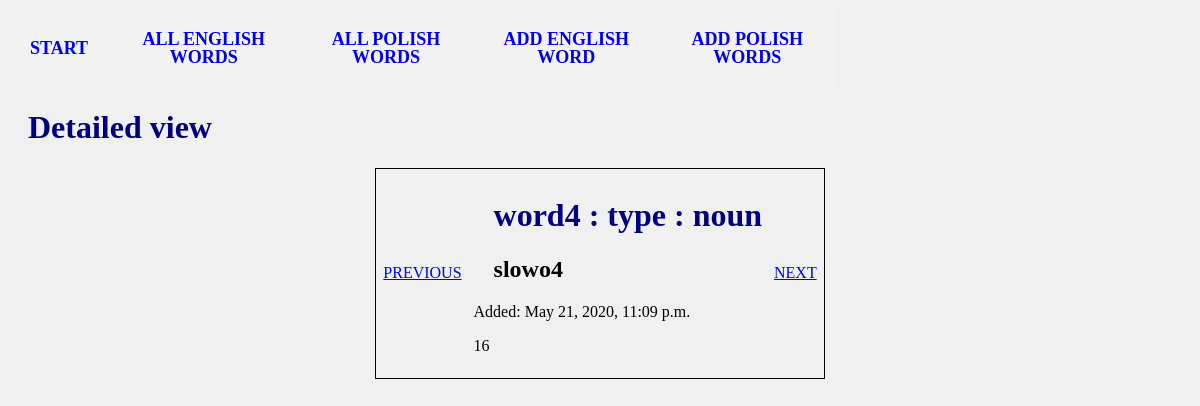
The app's page /wordslearn/16/, older data.
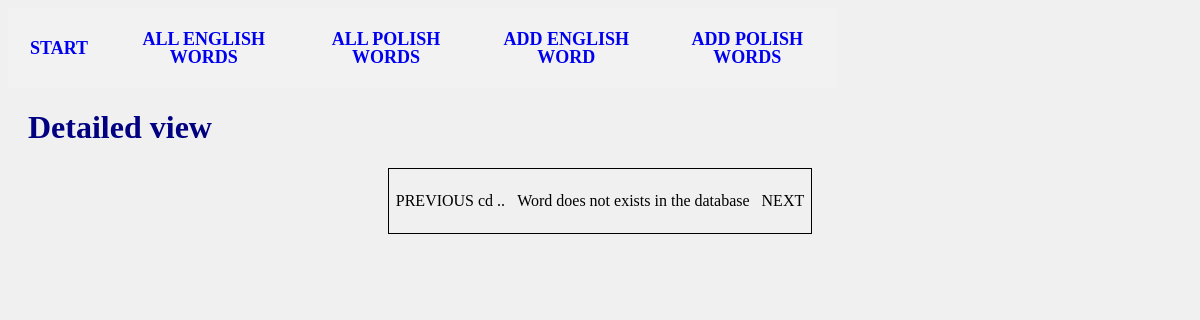
The same page, newer data.
### wordslearn/models.py (models this page shows, shortened)
class Word(models.Model):
    word = models.CharField(max_length=200, null=False, help_text='Enter the word')
    date_of_add = models.DateTimeField(auto_now=True, blank=True, help_text='date added')
    definition = models.CharField(max_length=200, blank=True, null=False, help_text='Enter the definition of english word')
    synonym = models.CharField(max_length=200, blank=True, null=False, help_text='Enter the synonym of english word')
    antonym = models.CharField(max_length=200, blank=True, null=False, help_text='Enter the antonym of english word')
    class Meta:
        abstract = True
        ordering = ["word"]
    def __str__(self):
        string_representation = "{} {} {} {} ".format(self.id, self.word, self.date_of_add, self.definition)
        return string_representation

class WordEng(Word):
    word_type = models.CharField(max_length=30, choices=wordDefinitions.ENG_WORD_TYPES, help_text='Select type of word', blank=True)
    def display_polword(self):
        """Create a string for the translation. This is required to display WordEng in Admin."""
        return ', '.join(str(w.word) for w in self.wordpol_set.all())
    def display_translations(self):
        return ', '.join(str(w.word) for w in self.wordpol_set.all())
    display_polword.short_description = 'Polish Word'
    def __str__(self):
        string_representation = super(WordEng, self).__str__() + " {} ".format(self.word_type)
        return string_representation
    def Next(self):
        try:
            next_issue = WordEng.objects.filter(date_of_add__gt=self.date_of_add).order_by('date_of_add').first()
            return next_issue
        except:
            return None
    def Previous(self):
        try:
            prev_issue = WordEng.objects.filter(date_of_add__lt=self.date_of_add).order_by('date_of_add').first()
            return prev_issue
        except:
            return None

class WordPol(Word):
    wordsEng = models.ManyToManyField(WordEng)
    word_type = models.CharField(max_length=30, choices=wordDefinitions.POL_WORD_TYPES, help_text='Select type of word', blank=True)
    def display_engword(self):
        """Create a string for the translation. This is required to display WordEng in Admin."""
        return ', '.join(str(w.word) for w in self.wordsEng.all())
    display_engword.short_description = 'English Word'

### wordslearn/views.py (the view)
# urls.py: path('<int:word_id>/', views.detail, name="detail"),
def detail(request, word_id):
	word = None
	print("[views.py] get detail for {}".format(word_id))
	try:
		word = WordEng.objects.get(pk=word_id)
	except WordEng.DoesNotExist:
		print("WordEng does not exist")
	if not word:
		try:
			word = WordPol.objects.get(pk=word_id)
		except WordPol.DoesNotExist:
			print("WordPol does not exist")
	print("get detailes for word: {}".format(word))
	context = {'word': word}
	return render(request, 'wordslearn/detailed_view.html', context)

### wordslearn/templates/wordslearn/detailed_view.html (shortened to what this page needs)
{% extends "base_generic.html" %}
{% block content %}
<h1>Detailed view</h1>
<table style="border:1px solid black;margin-left:auto;margin-right:auto;">
    <tr>
        <td>{% if word.Previous is not none %}
                <a href="{% url 'wordslearn:detail' word.Previous.id %}"> PREVIOUS </a>
            {% else %}
                <a> PREVIOUS </a>cd ..
            {% endif %}
        </td>
        <td>
        {% if word  %}
            <h1>
            {% if word.word %}
                {{ word.word }}
            {% endif %}
            {% if word.word_type %}
                : type : {{ word.word_type }}
            {% endif %}
            </h1>
            <h2> {{ word.display_translations }} </h2>
                <p> Added: {{ word.date_of_add }}</p>
            <p>{{word.id}}</p>
        {% else %}
            <p>Word does not exists in the database</p>
        {% endif %}
        </td>
        <td>{% if word.Next is not none %}
            <a href="{% url 'wordslearn:detail' word.Next.id %}"> NEXT </a>
        {% else %}
            <a> NEXT </a>
        {% endif %}
        </td>
    </tr>
</table>
{% endblock %}

Row changes from the older to the newer data that the page shows:
removed WordEng: word "word4", word_type "noun", display_translations "slowo4", date_of_add "May 21, 2020, 11:09 p.m.", id "16"
Text that changed along with them:
text no longer shown: ": type : Added:"
text now shown: "cd .. Word does not exists in the database"
